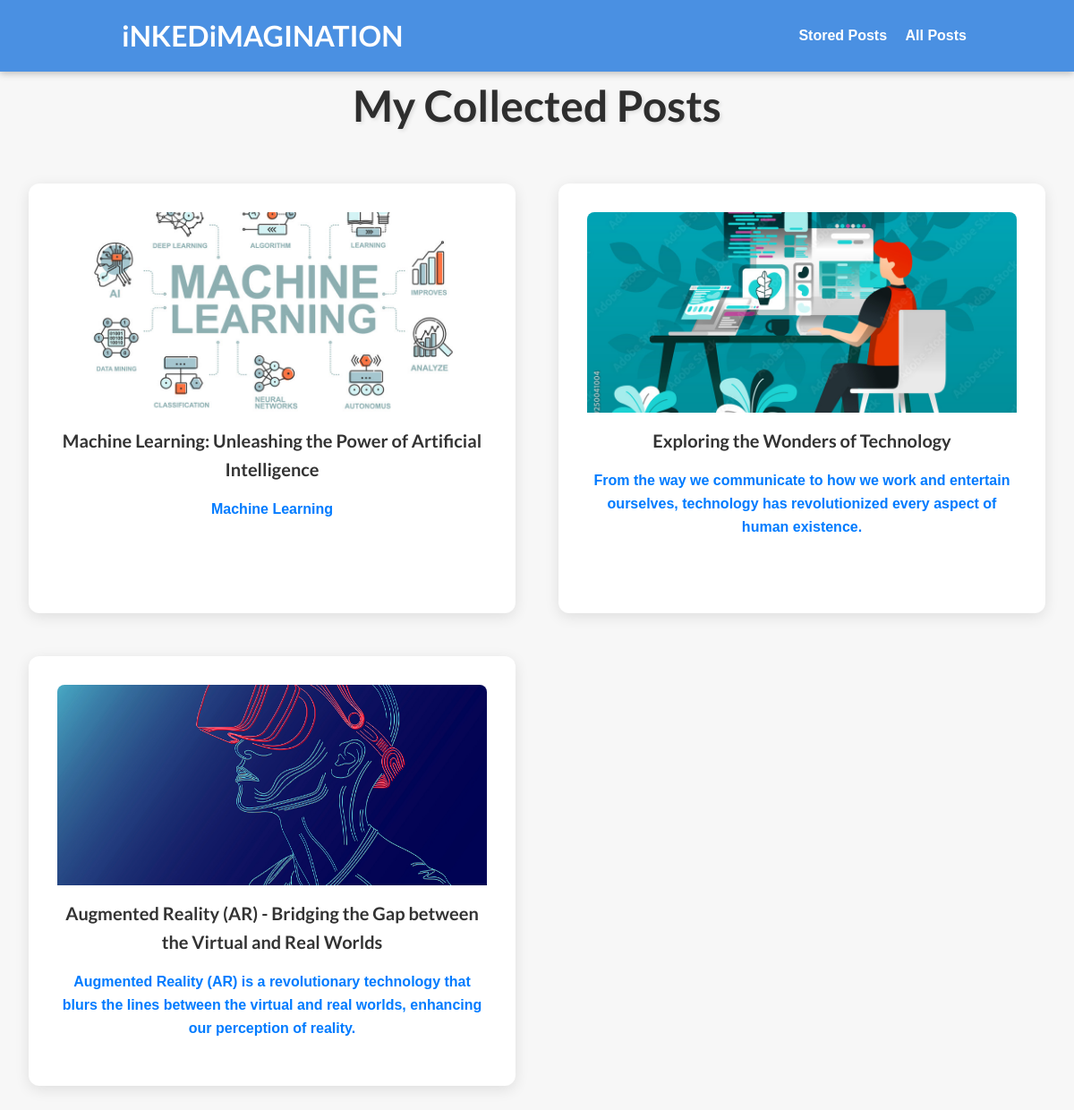
The page /posts on the database its author committed.
### blog/models.py (models this page shows, shortened)
class Post(models.Model):
    title = models.CharField(max_length=150)
    excerpt = models.CharField(max_length=200)
    image = models.ImageField(upload_to="posts", null=True)
    date = models.DateField(auto_now=True)
    slug = models.SlugField(unique=True, db_index=True)
    content = models.TextField(validators=[MinLengthValidator(10)])
    author = models.ForeignKey(
        Author, on_delete=models.SET_NULL, null=True, related_name="posts")
    tags = models.ManyToManyField(Tag)

### blog/views.py (the view)
# urls.py: path("posts", views.AllPostsView.as_view(), name="posts-page"),
class AllPostsView(ListView):
    template_name = "blog/all-posts.html"
    model = Post
    ordering = ["-date"]
    context_object_name = "all_posts"

### blog/templates/blog/all-posts.html (shortened to what this page needs)
{% extends "base.html" %}
{% load static %}
{% block css_files %}
  <link rel="stylesheet" href="{% static "blog/post.css" %}" />
  <link rel="stylesheet" href="{% static "blog/all-posts.css" %}" />
{% endblock %}
{% block content %}
<section id="all-posts">
  <h2 class="section-title">My Collected Posts</h2>
  <ul class="post-list">
    {% for post in all_posts %}
      {% include "blog/includes/post.html" %}
    {% endfor %}
  </ul>
</section>
{% endblock %}

### blog/templates/blog/includes/post.html
<li>
  <article class="post">
    <a href="{% url "post-detail-page" post.slug %}">
      <img src="{{ post.image.url }}" alt="{{ post.title }}"
      />
      <div class="post__content">
        <h3>{{ post.title }}</h3>
        <p>
          {{ post.excerpt }}
        </p>
      </div>
    </a>
  </article>
</li>

### static/app.css (style rules this page uses)
* { box-sizing: border-box; }
html { font-family: 'Open Sans', 'Lato', sans-serif; }
body { margin: 0; }
h1, h2, h3 { font-family: 'Lato', sans-serif; font-weight: bold; }

### blog/static/blog/post.css (style rules this page uses)
.post { display: flex; flex-direction: column; align-items: center; text-align: center; padding: 1rem; background-color: #f5f5f5; border-radius: 8px; box-shadow: 0 2px 8px rgba(0, 0, 0, 0.1); transition: transform 0.2s ease, box-shadow 0.2s ease; }
.post a { text-decoration: none; color: #007bff; font-weight: bold; padding: 1rem; transition: color 0.2s ease; }
.post img { width: 5rem; height: 5rem; object-fit: cover; border-radius: 50%; transition: transform 0.2s ease; }
.post h3 { margin: 0.5rem 0; font-size: 1.25rem; color: #333; transition: color 0.2s ease; }

### blog/static/blog/all-posts.css (style rules this page uses)
body { background-color: #f7f7f7; font-family: Arial, sans-serif; line-height: 1.6; }
#all-posts { margin: 5rem auto; max-width: 120rem; padding: 0 2rem; }
.section-title { text-align: center; font-size: 3rem; color: #2e2e2e; margin-bottom: 3rem; text-shadow: 2px 2px 4px rgba(0, 0, 0, 0.1); animation: fadeInUp 1s ease; }
.post-list { list-style: none; margin: 0; padding: 0; display: grid; grid-template-columns: repeat(auto-fill, minmax(25rem, 1fr)); gap: 3rem; }
.post { background-color: #fff; border-radius: 12px; box-shadow: 0 4px 16px rgba(0, 0, 0, 0.1); overflow: hidden; transition: transform 0.3s ease, box-shadow 0.3s ease; animation: fadeInUp 0.6s ease; height: 30rem; display: flex; flex-direction: column; }
.post img { width: 100%; height: 14rem; object-fit: cover; border-radius: 8px 8px 0 0; }
.post { animation: fadeInUp 0.6s ease; }

### rows shown on the page
Post: image (picture), title "Machine Learning: Unleashing the Power of Artificial Intelligence", excerpt "Machine Learning"
Post: image (picture), title "Exploring the Wonders of Technology", excerpt "From the way we communicate to how we work and entertain ourselves, technology has revolutionized every aspect of human existence."
Post: image (picture), title "Augmented Reality (AR) - Bridging the Gap between the Virtual and Real Worlds", excerpt "Augmented Reality (AR) is a revolutionary technology that blurs the lines between the virtual and real worlds, enhancing our perception of reality."
